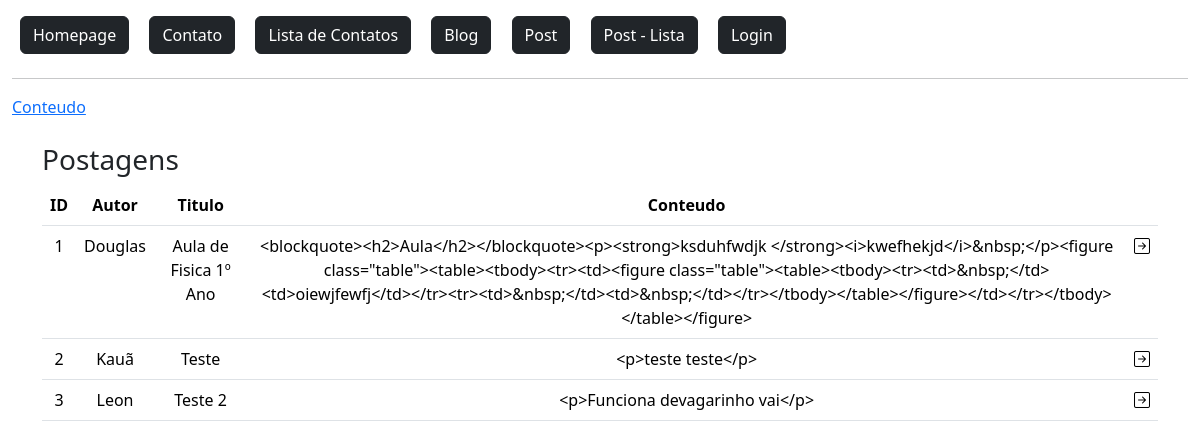
Before: / with the older database file.
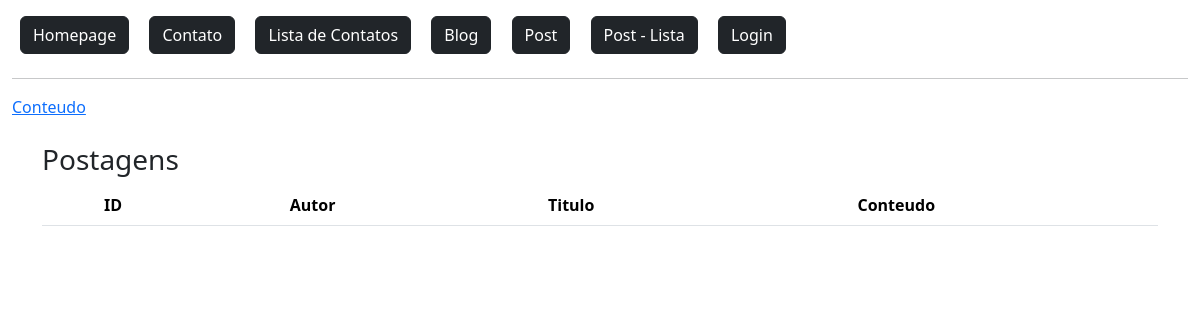
After: the same page with the newer database file.
### flaskLearn/models.py (models this page shows)
class Postagem(db.Model):
    id = db.Column(db.Integer, primary_key=True)
    data_envio = db.Column(db.DateTime, default=datetime.now())
    autor = db.Column(db.String, nullable=True)
    titulo = db.Column(db.String, nullable=True)
    conteudo = db.Column(db.String, nullable=True)

### flaskLearn/routes.py (the view)
@app.route('/')
def homepage():
    dados = Postagem.query.order_by('id')
    context = {'dados': dados.all()}
    return render_template('index.html', context=context)

### flaskLearn/templates/index.html
{% extends 'baseTemplate/base.html' %}
{% block content %}
{% include 'baseTemplate/nav.html' %}
<a href="../static/arquivo/at.pdf" download="arquivo.pdf" target="_blank">Conteudo</a>
<div class="container">
    <div class="row mt-4">
        <h3>Postagens</h3>
        <div class="col-12">
            <table class="table table-hover text-center">
                <thead class="thead-dark">
                    <tr>
                        <th>ID</th>
                        <th>Autor</th>
                        <th>Titulo</th>
                        <th>Conteudo</th>
                        <th></th>
                    </tr>
                </thead>
                <tbody>
                    {% for linha in context['dados'] %}
                        <tr>
                            <td>{{linha.id}}</td>
                            <td>{{linha.autor}}</td>
                            <td>{{linha.titulo}}</td>
                            <td>{{linha.conteudo}}</td>
                            <td>
                                <a href="{{ url_for('detailBlog', id=linha.id) }}">
                                    <i class="bi bi-arrow-right-square text-black"></i>
                                </a>
                            </td>
                        </tr>
                    {% endfor %}
                </tbody>
            </table>
        </div>
    </div>
</div>
{% endblock %}

### flaskLearn/templates/baseTemplate/base.html (shortened to what this page needs)
<!DOCTYPE html>
<html lang="en">
<head>
    <link href="https://cdn.jsdelivr.net/npm/bootstrap@5.3.3/dist/css/bootstrap.min.css" rel="stylesheet">
    <link rel="stylesheet" href="https://cdn.jsdelivr.net/npm/bootstrap-icons@1.11.3/font/bootstrap-icons.min.css">
</head>
<body>
    <section class="container-fluid mt-2">
        {% block content %}
        {% endblock %}
    </section>
</body>
</html>

### flaskLearn/templates/baseTemplate/nav.html
<a href="{{url_for('homepage')}}" class="btn btn-dark m-2">
    Homepage
</a>
<a href="{{url_for('contato')}}" class="btn btn-dark m-2">
    Contato
</a>
<a href="{{url_for('contatoLista')}}" class="btn btn-dark m-2">
    Lista de Contatos
</a>
<a href="{{url_for('editorBlog')}}" class="btn btn-dark m-2">
    Blog
</a>
<a href="{{url_for('postNovo')}}" class="btn btn-dark m-2">
    Post
</a>
<a href="{{url_for('postLista')}}" class="btn btn-dark m-2">
    Post - Lista
</a>
{% if current_user.is_authenticated %}
    <a href="{{ url_for('dashboard') }}" class="btn btn-dark m-2">
        {{ current_user.nome }} {{ current_user.sobrenome }}
    </a>
    <a href="{{ url_for('logout') }}" class="btn btn-dark m-2">
        Sair
    </a>
{% else %}
    <a href="{{url_for('login')}}" class="btn btn-dark m-2">
        Login
    </a>
{% endif %}
<hr>

Changed rows visible on the page:
removed Postagem: id "1", autor "Douglas", titulo "Aula de Fisica 1º Ano", conteudo "<blockquote><h2>Aula</h2></blockquote><p><strong>ksduhfwdjk </strong><i>kwefhekjd</i>&nbsp;</p><figure class=\"table\"><table><tbody><tr><td><figure class=\"table\"><table><tbody><tr><td>&nbsp;</td><td>oiewjfewfj</td></tr><tr><td>&nbsp;</td><td>&nbsp;</td></tr></tbody></table></figure></td></tr></tbody></table></figure>"
removed Postagem: id "2", autor "Kauã", titulo "Teste", conteudo "<p>teste teste</p>"
removed Postagem: id "3", autor "Leon", titulo "Teste 2", conteudo "<p>Funciona devagarinho vai</p>"
